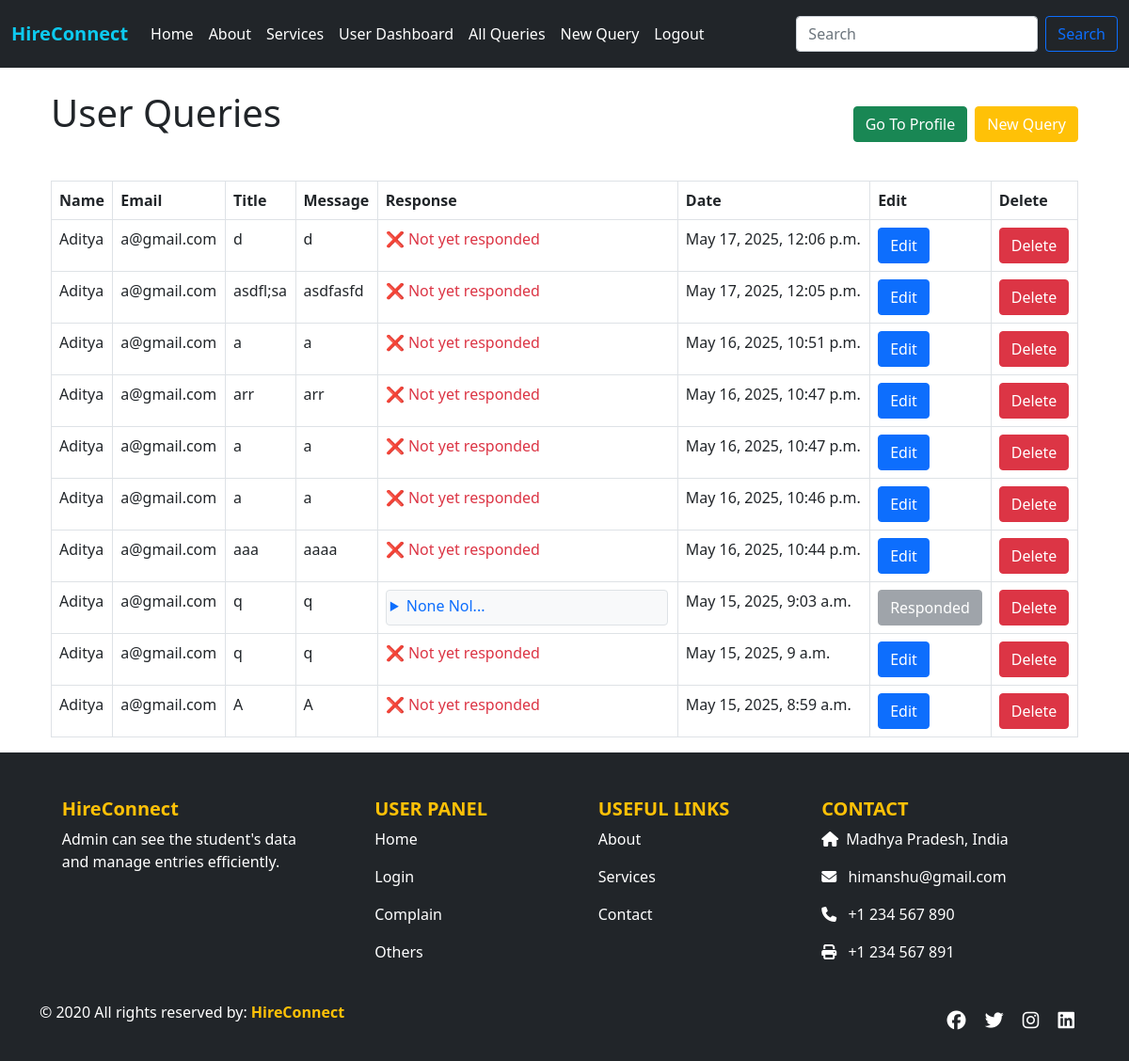
/userallquery/3/, run on an earlier commit of the app's database.
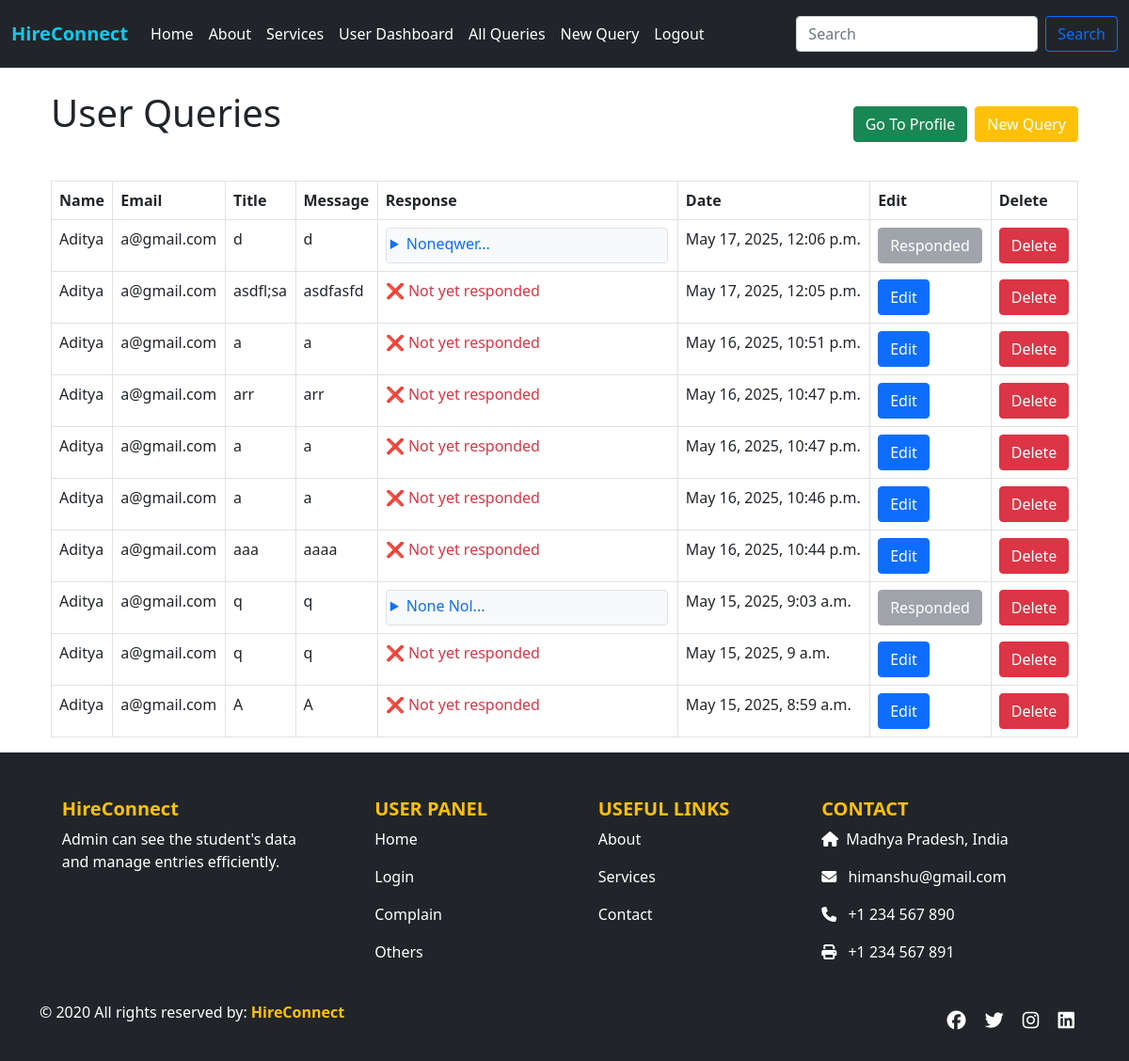
And on a later commit of the database.
### app/models.py (models this page shows, shortened)
class UserQuery(models.Model):
    stuname = models.CharField(max_length=100)
    stuemail = models.EmailField()
    title = models.CharField(max_length=255)
    message = models.TextField()
    response = models.TextField(blank=True, null=True)
    created_at = models.DateTimeField(auto_now_add=True)

### app/views.py (the view)
# urls.py: path('userallquery/<int:pk>/', views.userallquery, name='userallquery'),
def userallquery(request, pk):
    user = Users.objects.get(id=pk)
    queries = UserQuery.objects.filter(stuname=user.stuname, stuemail=user.stuemail).order_by('-created_at')
    return render(request, 'userallquery.html', {'queries': queries, 'userdata': user})

### app/templates/userallquery.html (shortened to what this page needs)
{% extends "base.html" %}
{% block content %}
{% if userdata and showform %}
<form action="{% url 'edituserquery' pk1=userdata.id pk=editdata.id %}" method="post" class="mb-4">
    {% csrf_token %}
    <h2>Edit Query</h2>
    <div class="mb-3">
        <label for="title" class="form-label">Query Title</label>
        <input type="text" class="form-control" name="title" id="title" value="{{ editdata.title }}" required>
    </div>
    <div class="mb-3">
        <label for="message" class="form-label">Query Message</label>
        <textarea class="form-control" name="message" id="message" rows="4" required>{{ editdata.message }}</textarea>
    </div>
    <button type="submit" class="btn btn-success">Update Query</button>
</form>
{% else %}
<div class="container mb-4">
  <div class="d-flex flex-wrap justify-content-between align-items-center gap-2">
  <h1 class="text-center mb-4">User Queries</h1>
    <div class="d-flex flex-wrap gap-2">
      <a href="{% url 'user_dashboard1' pk=userdata.id %}" class="btn btn-success">Go To Profile</a>
      <a href="{% url 'newquery' pk=userdata.id %}" class="btn btn-warning text-white">New Query</a>
    </div>
  </div>
</div>
<div class="container mt-4">
  <table class="table table-bordered">
<thead>
  <tr>
    <th>Name</th>
    <th>Email</th>
    <th>Title</th>
    <th>Message</th>
    <th>Response</th>
    <th>Date</th>
    <th>Edit</th>
    <th>Delete</th>
  </tr>
</thead>
<tbody>
  {% for query in queries %}
  <tr>
    <td>{{ query.stuname }}</td>
    <td>{{ query.stuemail }}</td>
    <td>{{ query.title }}</td>
    <td>{{ query.message }}</td>
    <td>
      {% if query.response %}
    <details class="bg-light p-1 rounded border" style="width: 300px;">
  <summary class="text-primary fw-semibold mb-1" style="cursor: pointer;">
    {{ query.response|truncatechars:20 }}...
  </summary>
</details>
      {% else %}
      <span class="text-danger">❌ Not yet responded</span>
      {% endif %}
    </td>
    <td>{{ query.created_at }}</td>
<td>
  {% if query.response %}
    <button class="btn btn-secondary" disabled>Responded</button>
  {% else %}
    <form method="get" action="{% url 'editquery' pk1=userdata.id pk=query.id %}">
      <button type="submit" class="btn btn-primary">Edit</button>
    </form>
  {% endif %}
</td>
            <td>
              <a href="{% url 'deletequery' pk1=userdata.id pk=query.id %}" class="btn btn-danger" onclick="return confirm('Are you sure you want to delete this user?');">Delete</a>
            </td>
  </tr>
  {% empty %}
  <tr>
    <td colspan="6">No queries found.</td>
  </tr>
  {% endfor %}
</tbody>
{% endif %}
  </table>
</div>
{% endblock %}

What changed in the data, as far as the page shows it:
changed UserQuery: response (not shown) → "Noneqwer"; response "❌ Not yet responded Edit" → "... Responded"
